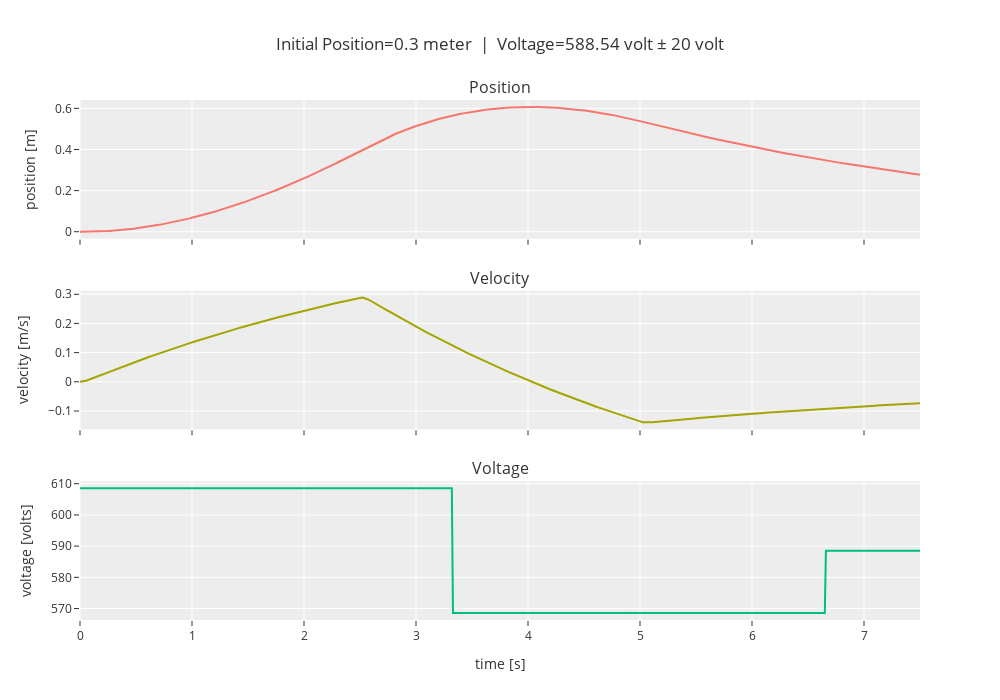

The notebook cell this image was saved under:
### Markdown cell above
### Position $x = 0$

### Code cell
x = 0
linear_analysis(x, doublet_magnitude=20, )

### Figure 1 — Plotly figure (JSON) as saved in the notebook; plotly's stock layout.template omitted (floating-point values rounded to 4 significant figures; data arrays with more than 128 entries replaced by an {"elided": "..."} marker saying what was removed)
{"data": [{"type": "scatter", "x": {"elided": "752 float values"}, "xaxis": "x", "y": {"elided": "752 float values"}, "yaxis": "y"}, {"type": "scatter", "x": {"elided": "752 float values"}, "xaxis": "x2", "y": {"elided": "752 float values"}, "yaxis": "y2"}, {"type": "scatter", "x": {"elided": "752 float values"}, "xaxis": "x3", "y": {"elided": "1000 float values"}, "yaxis": "y3"}], "layout": {"annotations": [{"font": {"size": 16}, "showarrow": false, "text": "Position", "x": 0.5, "xanchor": "center", "xref": "paper", "y": 1, "yanchor": "bottom", "yref": "paper"}, {"font": {"size": 16}, "showarrow": false, "text": "Velocity", "x": 0.5, "xanchor": "center", "xref": "paper", "y": 0.6333, "yanchor": "bottom", "yref": "paper"}, {"font": {"size": 16}, "showarrow": false, "text": "Voltage", "x": 0.5, "xanchor": "center", "xref": "paper", "y": 0.2667, "yanchor": "bottom", "yref": "paper"}], "height": 700, "showlegend": false, "title": {"text": "Initial Position=0.3 meter  |  Voltage=588.54 volt ± 20 volt"}, "width": 1000, "xaxis": {"anchor": "y", "domain": [0, 1], "matches": "x3", "showticklabels": false}, "xaxis2": {"anchor": "y2", "domain": [0, 1], "matches": "x3", "showticklabels": false}, "xaxis3": {"anchor": "y3", "domain": [0, 1], "title": {"text": "time [s]"}}, "yaxis": {"anchor": "x", "domain": [0.7333, 1], "title": {"text": "position [m]"}}, "yaxis2": {"anchor": "x2", "domain": [0.3667, 0.6333], "title": {"text": "velocity [m/s]"}}, "yaxis3": {"anchor": "x3", "domain": [0, 0.2667], "title": {"text": "voltage [volts]"}}}}
